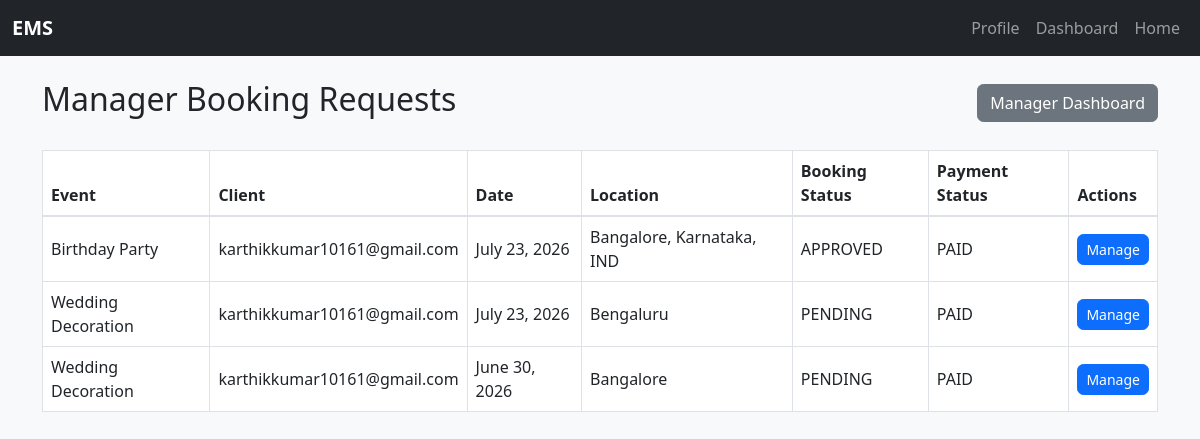
Screenshot of /bookings/manager/ (signed in) with the database file from the repository.
### bookings/models.py (models this page shows, shortened)
class Booking(models.Model):
    BOOKING_STATUS_CHOICES = (
        ("PENDING", "Pending Approval"),
        ("APPROVED", "Approved"),
        ("REJECTED", "Rejected"),
        ("COMPLETED", "Completed"),
    )
    PAYMENT_CHOICES = (
        ("PAID", "Paid"),
        ("PENDING", "Pending"),
    )
    client = models.ForeignKey(
        User,
        on_delete=models.CASCADE,
        related_name="client_bookings",
    )
    organizer = models.ForeignKey(
        User,
        on_delete=models.SET_NULL,
        null=True,
        blank=True,
        related_name="organizer_bookings",
    )
    event = models.ForeignKey(Event, on_delete=models.CASCADE)
    event_date = models.DateField()
    event_time = models.TimeField(null=True, blank=True)
    location = models.CharField(max_length=255)
    requirements = models.TextField(blank=True)
    booking_status = models.CharField(
        max_length=20,
        choices=BOOKING_STATUS_CHOICES,
        default="PENDING",
    )
    payment_status = models.CharField(
        max_length=20,
        choices=PAYMENT_CHOICES,
        default="PENDING",
    )
    rejection_reason = models.TextField(blank=True)
    created_at = models.DateTimeField(auto_now_add=True)

### events/models.py (models this page shows, shortened)
class Event(models.Model):
    title = models.CharField(max_length=100)
    image = models.CharField(max_length=255, blank=True)
    description = models.TextField()
    price = models.DecimalField(max_digits=10, decimal_places=2)

### accounts/models.py (models this page shows, shortened)
class User(AbstractUser):
    ROLE_CLIENT = "CLIENT"
    ROLE_ORGANIZER = "ORGANIZER"
    ROLE_MANAGER = "MANAGER"
    ROLE_CHOICES = (
        (ROLE_CLIENT, "Client"),
        (ROLE_ORGANIZER, "Organizer"),
        (ROLE_MANAGER, "Manager"),
    )
    name = models.CharField(max_length=150, blank=True)
    role = models.CharField(max_length=20, choices=ROLE_CHOICES, default=ROLE_CLIENT)
    phone = models.CharField(max_length=15, blank=True, null=True)

### bookings/views.py (the view)
# urls.py: path("manager/", views.manager_bookings, name="manager_bookings"),
@login_required
@manager_required
def manager_bookings(request):
    bookings = Booking.objects.all().order_by("-created_at")
    return render(request, "bookings/manager_bookings.html", {"bookings": bookings})

### bookings/templates/bookings/manager_bookings.html (shortened to what this page needs)
{% extends 'base.html' %}
{% block content %}
<div class="row mb-4">
    <div class="col-md-12 d-flex justify-content-between align-items-center">
        <h2>Manager Booking Requests</h2>
        <a href="{% url 'manager_dashboard' %}" class="btn btn-secondary">Manager Dashboard</a>
    </div>
</div>
<div class="table-responsive">
    <table class="table table-bordered align-middle">
        <thead>
            <tr>
                <th>Event</th>
                <th>Client</th>
                <th>Date</th>
                <th>Location</th>
                <th>Booking Status</th>
                <th>Payment Status</th>
                <th>Actions</th>
            </tr>
        </thead>
        <tbody>
            {% for booking in bookings %}
                <tr>
                    <td>{{ booking.event.title }}</td>
                    <td>{{ booking.client.username }}</td>
                    <td>{{ booking.event_date }}</td>
                    <td>{{ booking.location }}</td>
                    <td>{{ booking.booking_status }}</td>
                    <td>{{ booking.payment_status }}</td>
                    <td>
                        <a class="btn btn-sm btn-primary" href="{% url 'manage_booking' booking.id %}">Manage</a>
                    </td>
                </tr>
            {% empty %}
                <tr><td colspan="7" class="text-center">No booking requests found.</td></tr>
            {% endfor %}
        </tbody>
    </table>
</div>
{% endblock %}

### static/css/style.css (style rules this page uses)
body { background: #f8f9fa; color: #212529; }
.btn { border-radius: 0.4rem; }
.table thead th { border-bottom: 2px solid #dee2e6; }

### rows the page displays
Booking: event "Birthday Party", client.username "karthikkumar10161@gmail.com", event_date "July 23, 2026", location "Bangalore, Karnataka, IND", booking_status "APPROVED", payment_status "PAID"
Booking: event "Wedding Decoration", client.username "karthikkumar10161@gmail.com", event_date "July 23, 2026", location "Bengaluru", booking_status "PENDING", payment_status "PAID"
Booking: event "Wedding Decoration", client.username "karthikkumar10161@gmail.com", event_date "June 30, 2026", location "Bangalore", booking_status "PENDING", payment_status "PAID"
